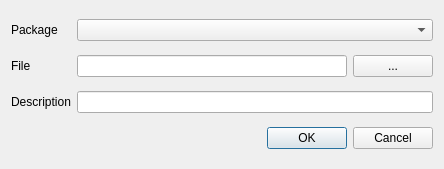
<ui version="4.0" >
 <class>NewDataDialog</class>
 <widget class="QDialog" name="NewDataDialog" >
  <property name="geometry" >
   <rect>
    <x>0</x>
    <y>0</y>
    <width>444</width>
    <height>169</height>
   </rect>
  </property>
  <property name="windowTitle" >
   <string>Import data</string>
  </property>
  <layout class="QGridLayout" >
   <item row="0" column="0" >
    <widget class="QLabel" name="label" >
     <property name="text" >
      <string>Package</string>
     </property>
    </widget>
   </item>
   <item row="0" column="1" colspan="2" >
    <widget class="QComboBox" name="packageBox" />
   </item>
   <item row="1" column="0" >
    <widget class="QLabel" name="label_2" >
     <property name="text" >
      <string>File</string>
     </property>
    </widget>
   </item>
   <item row="1" column="1" >
    <widget class="QLineEdit" name="nameEdit" />
   </item>
   <item row="1" column="2" >
    <widget class="QPushButton" name="browseButton" >
     <property name="text" >
      <string>...</string>
     </property>
    </widget>
   </item>
   <item row="2" column="0" >
    <widget class="QLabel" name="label_4" >
     <property name="text" >
      <string>Description</string>
     </property>
    </widget>
   </item>
   <item row="2" column="1" colspan="2" >
    <widget class="QLineEdit" name="descriptionEdit" />
   </item>
   <item row="3" column="0" colspan="3" >
    <widget class="QDialogButtonBox" name="buttonBox" >
     <property name="orientation" >
      <enum>Qt::Horizontal</enum>
     </property>
     <property name="standardButtons" >
      <set>QDialogButtonBox::Cancel|QDialogButtonBox::NoButton|QDialogButtonBox::Ok</set>
     </property>
    </widget>
   </item>
  </layout>
 </widget>
 <tabstops>
  <tabstop>packageBox</tabstop>
  <tabstop>nameEdit</tabstop>
  <tabstop>descriptionEdit</tabstop>
  <tabstop>buttonBox</tabstop>
 </tabstops>
 <resources/>
 <connections>
  <connection>
   <sender>buttonBox</sender>
   <signal>accepted()</signal>
   <receiver>NewDataDialog</receiver>
   <slot>accept()</slot>
   <hints>
    <hint type="sourcelabel" >
     <x>248</x>
     <y>254</y>
    </hint>
    <hint type="destinationlabel" >
     <x>157</x>
     <y>274</y>
    </hint>
   </hints>
  </connection>
  <connection>
   <sender>buttonBox</sender>
   <signal>rejected()</signal>
   <receiver>NewDataDialog</receiver>
   <slot>reject()</slot>
   <hints>
    <hint type="sourcelabel" >
     <x>316</x>
     <y>260</y>
    </hint>
    <hint type="destinationlabel" >
     <x>286</x>
     <y>274</y>
    </hint>
   </hints>
  </connection>
 </connections>
</ui>
